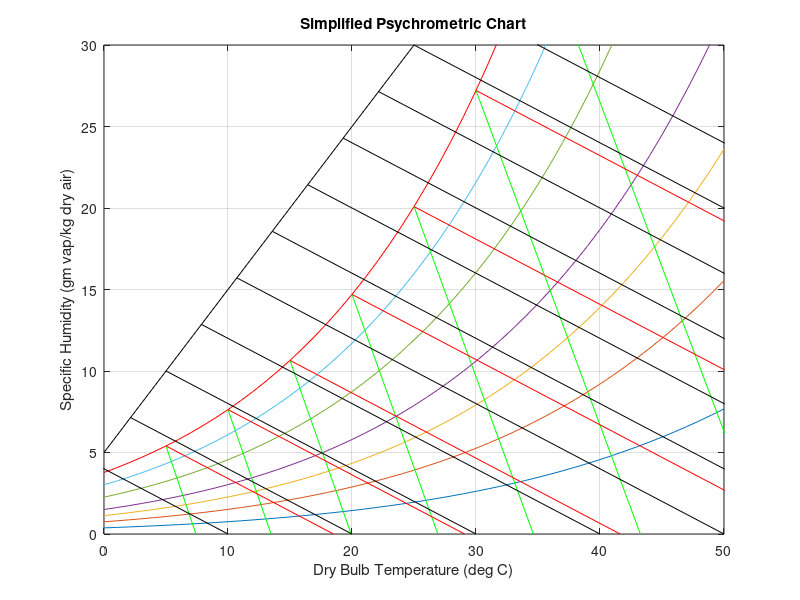

MATLAB code for this plot:
clc 
clear all 
close all 

% Plotting the Simplified Psychrometric Chart
% Izzi Urieli 2/27/2008

tpg = load ('t_pg.txt'); % saturation temp/pressure
t = tpg(:,1); % temperature (C)
pg = tpg(:,2); % saturation vapor pressure (kPa)
patm = 101.325; % standard atmosphere (kPa)
rair = 0.287; % gas constant of air (kJ/kg.K)
wg = 622*pg./(patm-pg); % saturation specific humidity
plot(t,wg,'r-')
hold
grid

for phi = 0.1:0.1:0.4, % phi = relative humidity 10% - 40%
	w = 622*phi*pg./(patm-phi*pg);
	plot(t,w)
end

for phi = 0.6:0.2:0.8, % phi = 60%, 80%
	w = 622*phi*pg./(patm-phi*pg);
	plot(t,w)
end
% specific volume and enthalpy/wet-bulb-temp
tpg1 = dlmread('t_pg1.txt','\t');
t1 = tpg1(:,1); % saturation temperature (C)
pg1 = tpg1(:,2); % saturation pressure (kPa)
wg1 = 622*pg1./(patm-pg1); % saturation specific humidity
% specific volume of dry air (cubic m/kg dry air) (green)
vol = rair.*(t1+273)./(patm-pg1) % specific vol at saturation
tv0 = patm*vol/rair-273; % air temperature at zero humidity
for i = 1:7,
	plot([t1(i),tv0(i)],[wg1(i),0],'g-')
end
% wet bulb temperature (also enthalpy) lines (red)
h = t1 + 2.5*wg1 % enthalpy (kJ/kg-dry-air) (displayed)
t0 = h; % temperature at zero humidity for enthalpy h
for i = 1:6,
	plot([t1(i),t0(i)],[wg1(i),0],'r-')
end

% enthalpy axis and enthalpy lines (black)
for h = 10:10:110, % enthalpy (kJ/kg-dry-air)
	t0 = h; % temperature at zero humidity
	t1 = (h - 12.5)/3.5; % temperature on the enthalpy axis
	w1 = t1 + 5; % specific humidity on the enthalpy axis
	plot([t0,t1],[0,w1],'k-')
end

plot([0,25],[5,30],'k-') % the oblique enthalpy axis
axis([0,50,0,30]) % limit the range of the chart
title('Simplified Psychrometric Chart')
xlabel('Dry Bulb Temperature (deg C)')
ylabel('Specific Humidity (gm vap/kg dry air)')
